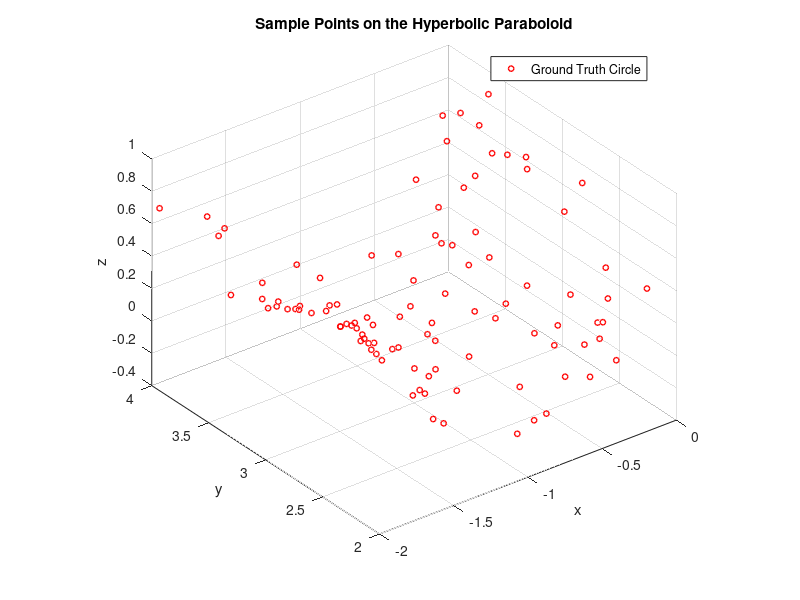

Source code (MATLAB): (Note: this script raises an error after producing the figure.)
%% Basic Setup (generate sample points)
% Number of sample points
clear; clc; close all;
N = 100;

% Define the hyperbolic paraboloid 4x^2 - y^2 + 8x - 6y - 4z - 5 = 0
% The standard form is given bt z = (x + 1)^2 - 1/4 * (y - 3)^2

% Generate random points on the surface
x_arr = rand(N, 1) * 2 - 2;
y_arr = rand(N, 1) * 2 + 2;
x_arr
y_arr
z_arr = (x_arr + 1) .^ 2 - 1.0 / 4 * (y_arr - 3) .^ 2;

% Optionally, add slight noise to simulate real-world data
%noise_level = 0.05;  % Adjust noise level as needed
%x_noisy = x + noise_level * randn(size(x));
%y_noisy = y + noise_level * randn(size(y));

% Combine into a matrix of sample points
%data = [x_noisy', y_noisy'];
data = [x_arr, y_arr, z_arr];

figure;
% plot3(x_arr, y_arr, z_arr, 'b-', 'LineWidth', 2); hold on;
plot3(x_arr, y_arr, z_arr, 'ro', 'MarkerSize', 4, 'LineWidth', 1);
%plot(x_noisy, y_noisy, 'ro', 'MarkerSize', 4, 'LineWidth', 1);
axis equal;
xlim([-2 0]);
ylim([2 4]);
xlabel('x');
ylabel('y');
zlabel('z');
title('Sample Points on the Hyperbolic Paraboloid');
legend('Ground Truth Circle', 'Sample Points');
grid on;
hold off;

%% Define the monomial basis up to degree 3
% Columns: [x, y, z, x^2, y^2, z^2, x*y, x*z, y*z] moment matrix
M = [data(:,1), data(:,2), data(:,3) ...
         data(:,1).^2, data(:,2).^2, data(:,3).^2 ...
         data(:,1).*data(:,2), data(:,1).*data(:,3), data(:,2).*data(:,3)];
% want to find nullspace of moment matrix M v \in Null(M) Mv = 0

%% Solve the least square system
coeffs = lsqr(M, ones(N, 1), 1e-5, 20);     % canonical choice of constant term to be 1
  
% Display the polynomial equation
fprintf('\nRecovered Polynomial Equation (Degree 2, 3D):\n');
fprintf('1 + %.4f*x + %.4f*y + %.4f*z + %.4f*x^2 + %.4f*y^2 + %.4f*z^2 + %.4f*xy + %.4f*yz + %.4f*xz = 0\n', ...
    coeffs(1), coeffs(2), coeffs(3), ...
    coeffs(4), coeffs(5), coeffs(6), ...
    coeffs(7), coeffs(8), coeffs(9));

%% Compare with Ground Truth:

% Plot the recovered circle
% Solve for y in terms of x or x in terms of y, or use implicit plotting

% Create a fine grid for plotting the recovered circle
fplot_handle = @(x_val, y_val, z_val) ...
    1 + coeffs(1)*x_val + coeffs(2)*y_val + coeffs(3)*z_val + ...
    coeffs(4)*x_val.^2 + coeffs(5)*y_val.^2 + coeffs(6)*z_val.^2 + ...
    coeffs(7)*x_val.*y_val + coeffs(8)*x_val.*z_val + coeffs(9)*y_val.*z_val;

% Generate points where the recovered polynomial is approximately zero
% Using implicit equation solving

% Define a grid
x_range = linspace(min(data(:,1))-1, max(data(:,1))+1, 400);
y_range = linspace(min(data(:,2))-1, max(data(:,2))+1, 400);
z_range = linspace(min(data(:,3))-1, max(data(:,3))+1, 400);
[X_grid, Y_grid, Z_grid] = meshgrid(x_range, y_range, z_range);
grid3d = coeffs(1)*X_grid + coeffs(2)*Y_grid + coeffs(3)*Z_grid + ...
    coeffs(4)*X_grid.^2 + coeffs(5)*Y_grid.^2 + coeffs(6)*Z_grid.^2 + ...
    coeffs(7)*X_grid.*Y_grid + coeffs(8)*X_grid.*Z_grid + coeffs(9)*Y_grid.*Z_grid;

%% Plot the data points and recovered circle
figure;
% plot3(x_arr, y_arr, z_arr, 'ro', 'MarkerSize', 4, 'LineWidth', 1); hold on;
% contour3(X_grid, Y_grid, Z_grid, grid3d, [0 0], 'b-', 'LineWidth', 2);

% Plot ground truth
[x_gt, y_gt] = meshgrid(-2:0.1:0, 2:0.1:4);
z_gt = (x_gt + 1) .^ 2 - 1.0 / 4 * (y_gt - 3) .^ 2;
mesh3d = mesh(x_gt, y_gt, z_gt, "FaceAlpha", 0.5, "FaceColor", "#78290f", "EdgeColor", "none")

% Plot least mean square solution
lms_solution = @(x, y, z) -1 + ...
    coeffs(1) * x + coeffs(2) * y + coeffs(3) * z + ...
    coeffs(4) * x.^2 + coeffs(5) * y.^2 + coeffs(6) * z.^2 + ...
    coeffs(7) * x.*y + coeffs(8) * z.*y + coeffs(9) * x.*z;

domain = [-2 0 2 4 0 5]; 
hold on;
fimplicit3(lms_solution, domain, "EdgeColor", "none", "FaceAlpha", 0.5, "FaceColor", "#219ebc");

axis equal;
xlabel('x');
ylabel('y');
zlabel('z');
title('Recovered Surface vs. Ground Truth Surface');
% legend('Noisy Sample Points', 'Recovered Circle', 'Ground Truth Circle', 'Location', 'BestOutside');
grid on;
hold off;